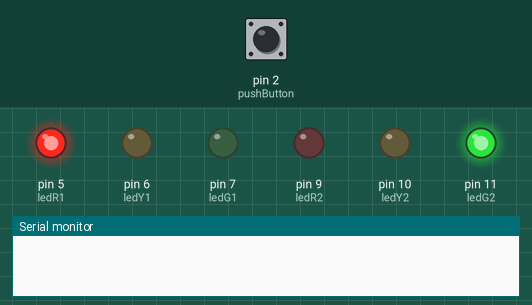
A sketch run on a simulated Arduino Uno, built with avr-gcc and run on an emulated ATmega328P. Shown: output pins drawn as LEDs (lit = HIGH), the last lines printed to the serial monitor. Inputs (shaded band) come from the test bench; at power-on: pin 2 (pushButton) LOW.

Above: at 1.2 s.
1.3 s: pin 2 (pushButton) pulled HIGH for 0.15 s
At 1.9 s:
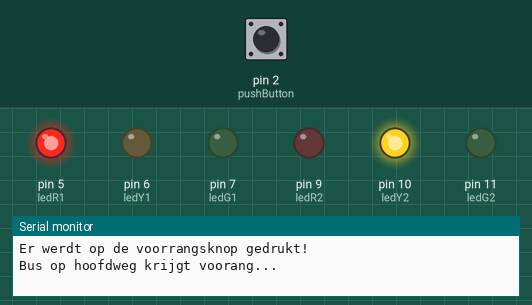
At 4.7 s:
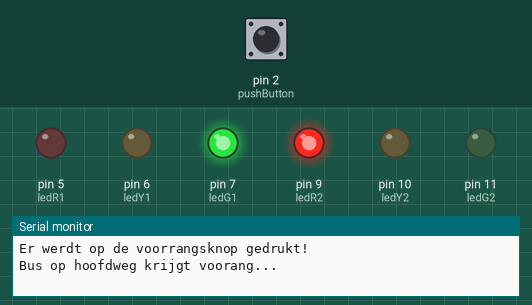
Timing chart, 0 to 34.8 s (numbered marks = the images above; inputs shaded):
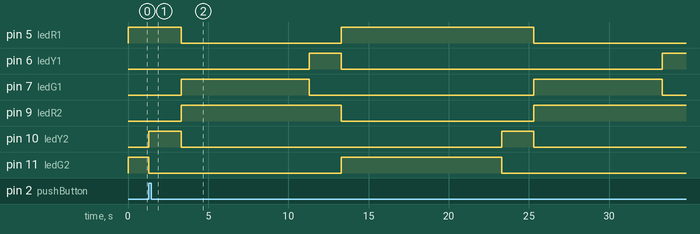

Measured:
- by itself, pin 7 (ledG1): alternates HIGH for 8.0 s and LOW for 14.0 s
- by itself, pin 10 (ledY2): alternates HIGH for 2.0 s and LOW for 20.0 s

The sketch:

kruispunt.ino
```cpp
//Pins definen
#define ledR1 5
#define ledY1 6
#define ledG1 7

#define ledR2 9
#define ledY2 10
#define ledG2 11

#define pushButton 2

void setup()
{
	// Begin serial
	Serial.begin(9600);

	// Leds verkeerslicht 1 zijn OUTPUT
	pinMode(ledR1, OUTPUT);
	pinMode(ledY1, OUTPUT);
	pinMode(ledG1, OUTPUT);

	// Leds verkeerslicht 2 zijn OUTPUT
	pinMode(ledR2, OUTPUT);
	pinMode(ledY2, OUTPUT);
	pinMode(ledG2, OUTPUT);

	// pushButton is INPUT
	pinMode(pushButton, INPUT);
}

// Main loop voor verkeerslichtregeling
void loop()
{
	digitalWrite(ledR1, HIGH);	// Hoofdweg: rood licht aan
	digitalWrite(ledG2, HIGH);	// Zijweg: groen licht aan
	myDelay(8000); // myDelay() wacht 8s en test op pushButton
	digitalWrite(ledG2, LOW);	// Zijweg: groen licht uit
	digitalWrite(ledY2, HIGH);	// Zijweg: geel licht aan
	myDelay(2000); // myDelay() wacht 2s en test op pushButton

	digitalWrite(ledR1, LOW);	// Hoofdweg: rood licht uit
	digitalWrite(ledG1, HIGH);	// Hoofdweg: groen licht aan
	digitalWrite(ledY2, LOW);	// Zijweg: geel licht uit
	digitalWrite(ledR2, HIGH);	// Zijweg: rood licht aan
	myDelay(8000);	// myDelay() wacht 8s en test op pushButton

	digitalWrite(ledG1, LOW);	// Hoofdweg: groen licht uit
	digitalWrite(ledY1, HIGH);	// Hoofdweg: geel licht aan
	myDelay(2000);	// myDelay() wacht 2s en test op pushButton
	digitalWrite(ledY1, LOW);	// Hoofdweg: geel licht uit
	digitalWrite(ledR2, LOW);	// Zijweg: rood licht uit
}

/*
	Functie myDelay()
		-> parameter "duration" is de tijd dat we wachten

		-> Gebruiken dit i.p.v gewone delay(), zo kunnen we tijdens het wachten checken op de pushButton
*/
void myDelay(unsigned long duration)
{
	unsigned long start = millis(); // Start tijd wanneer myDelay() wordt uitgevoerd

	// While loop voor "duration" aantal seconden
	while(millis() - start <= duration){
		int buttonState = digitalRead(pushButton); // Input van pushButton in variabele steken

		// Check of de pushButton is ingedrukt
		if(buttonState == HIGH){
			// Via serial laten weten dat er werdt gedrukt op de pushButton
			Serial.println("Er werdt op de voorrangsknop gedrukt!");

			// Check of het licht op hoofdweg op rood staat -> alleen dan lichten aanpassen
			if(digitalRead(ledR1) == HIGH){
				// Via serial laten weten dat het groen gaat worden op hoofdweg
				Serial.println("Bus op hoofdweg krijgt voorang...");

				// Verkeerslichtregeling met voorang voor bussen
				digitalWrite(ledG2, LOW);	// Zijweg: groen licht uit
				digitalWrite(ledY2, HIGH);	// Zijweg: geel licht aan
				delay(2000);	// delay() wacht 2s
				digitalWrite(ledG1, HIGH);	// Hoofdweg: groen licht aan
				digitalWrite(ledR1, LOW);	// Hoofdweg: rood licht uit
				digitalWrite(ledY2, LOW);	// Zijweg: geel licht uit
				digitalWrite(ledR2, HIGH);	// Zijweg: rood licht aan
 				delay(8000);	// delay() wacht 8s
				digitalWrite(ledG1, LOW);	// Hoofdweg: groen licht uit
				digitalWrite(ledY1, HIGH);	// Hoofdweg: geel licht aan
				delay(2000);	// delay() wacht 2s
				digitalWrite(ledR1, HIGH);	// Hoofdweg: rood licht aan
				digitalWrite(ledY1, LOW);	// Hoofdweg: geel licht uit
				digitalWrite(ledR2, LOW);	// Zijweg: rood licht uit
				digitalWrite(ledG2, HIGH);	// Zijweg: groen licht aan
				delay(10000);	// delay() wacht 10s
			}
		}
	}
}
```
